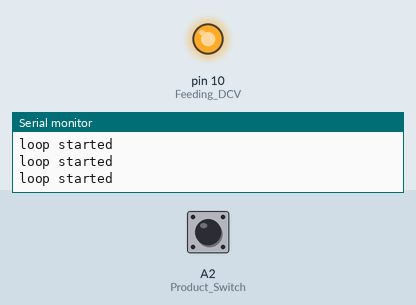
This sketch was run on a simulated Arduino Uno, built with avr-gcc and run on an emulated ATmega328P. On the bench: output pins drawn as LEDs (lit = HIGH), the last lines printed to the serial monitor. The test bench sets the inputs (shaded band); at power-on: A2 (Product_Switch) HIGH.

Above: at 1.2 s.
1.3 s: A2 (Product_Switch) pulled LOW for 0.15 s
At 2.1 s:
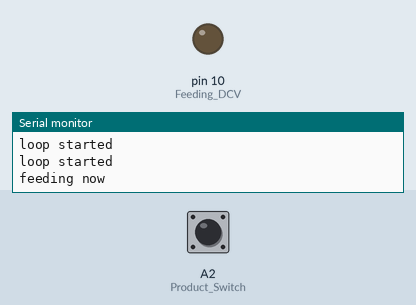
3.8 s: A2 (Product_Switch) pulled LOW for 3.2 s
At 9.2 s:
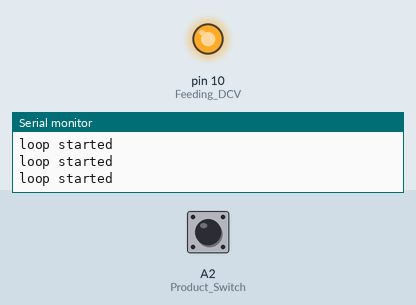
Timing chart, 0 to 10.7 s (numbered marks = the images above; inputs shaded):
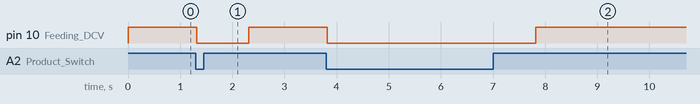

The sketch:

FEEDING_RTOS2.ino
```cpp
/*********************************************************************************************************************************
*
* FILE-NAME : ECU1
*
* AUTHOR : TEAM 2
*
* DESCRIPTION : Arduino Uno code that control the feeding and sorting terminals
*
***********************************************************************************************************************************/

#include "Arduino_FreeRTOS.h"
#include "semphr.h"
#include "ezButton.h"

/*********************************************************************************************************************************
******************************************     Pins Declaration      *************************************************************
**********************************************************************************************************************************/

ezButton Product_Switch(A2);    // create ezButton object that attach to pin 10 to check that product is available in magazine
#define Feeding_DCV 10           // attach pin 5 to control the relay output to the 5/2 DCV controlling the Pneumatic Piston Cylinder


/*********************************************************************************************************************************
******************************************       Semaphores        ***************************************************************
**********************************************************************************************************************************/

SemaphoreHandle_t Feeding_extend;

/*********************************************************************************************************************************
*****************************************      Setup Function      ***************************************************************
**********************************************************************************************************************************/

// the setup function runs once when you press reset or power the board
void setup() {
  pinMode(Feeding_DCV, OUTPUT);                             // DCV Declared as output
  Product_Switch.setDebounceTime(50);
  Serial.begin(9600);
  Feeding_extend = xSemaphoreCreateBinary();
  xTaskCreate(Feeding_Sensing, "Task1", 100, NULL, 1, NULL);
  //xTaskCreate(Feeding_Forward, "Task2", 100, NULL, 2, NULL);
  // xTaskCreate(Feeding_Backward, "Task3", 100, NULL, 2, NULL);
  // xTaskCreate(Product_Differentiation, "Task4", 100, NULL, 3, NULL);
}

/*********************************************************************************************************************************
*****************************************      LOOP Function      ****************************************************************
**********************************************************************************************************************************/

// the loop function runs over and over again forever
void loop() {

}

/*********************************************************************************************************************************
*****************************************      Customized Functions      *********************************************************
**********************************************************************************************************************************/

void Feeding_Sensing (void* ptr)
{
  while(1)
  {
    digitalWrite(Feeding_DCV,1);
    Serial.println("loop started");
    Product_Switch.loop();                                    // MUST call the loop() function first
    if(!Product_Switch.getStateRaw())
    {
      Serial.println("feeding now");
      digitalWrite(Feeding_DCV,0);
      delay(1000);
      digitalWrite(Feeding_DCV,1);
    }
  }
}
```

Measured:
- after the input at 1.3 s, pin 10 (Feeding_DCV): HIGH → LOW at once, → HIGH 1.0 s later
- after the input at 3.8 s, pin 10 (Feeding_DCV): HIGH → LOW at once, → HIGH 4.0 s later
